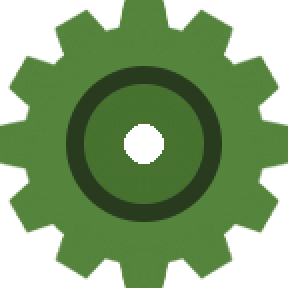
#> input picture ColorChange/images/input_images/1_mainGearWheel_png$d6974aa17b05d8ceac8b0af1f932d2dd2005691756.png, 144 x 144 px (shown 2 times larger); its folder holds only this picture in this run
$ python color_change.py
#> lines starting #> are read from the running program, lines starting #| are printed output that depends on the picture
import os
from PIL import Image

input_folder = "input_images"
output_folder = "output_images"

os.makedirs(output_folder, exist_ok=True)

# Warm red tone parameters
max_red = 255
max_green = 120
max_blue = 60

for filename in os.listdir(input_folder):
    if not filename.lower().endswith((".png", ".jpg", ".jpeg", ".bmp", ".tiff")):
        continue

    input_path = os.path.join(input_folder, filename)
    output_path = os.path.join(output_folder, filename)

    img = Image.open(input_path)
#> img is the input picture: PIL image 144x144 RGBA; mean R, G, B, A 81.3, 125, 58.7, 175.9

    # Split alpha if present
    if img.mode in ("RGBA", "LA"):
        alpha = img.getchannel("A")
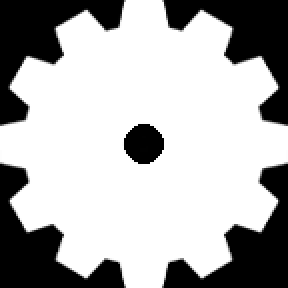
#> alpha: PIL image 144x144 L (shown 2 times larger); min 0, max 255, mean 175.9
        gray = img.convert("L")
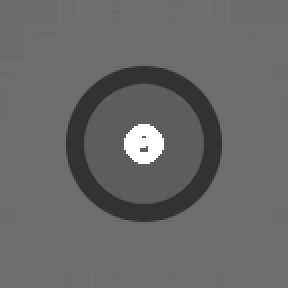
#> gray: PIL image 144x144 L (shown 2 times larger); min 50, max 255, mean 104.2
    else:
        alpha = None
        gray = img.convert("L")

    width, height = gray.size
#> width = 144; height = 144
    gray_pixels = gray.load()

    warm_img = Image.new("RGB", gray.size)
#> warm_img: PIL image 144x144 RGB; every value is 0
    warm_pixels = warm_img.load()

    for y in range(height):
        for x in range(width):
            v = gray_pixels[x, y]
            r = int(v * max_red / 255)
            g = int(v * max_green / 255)
            b = int(v * max_blue / 255)
            warm_pixels[x, y] = (r, g, b)

    # Reattach alpha if it existed
    if alpha is not None:
        warm_img = warm_img.convert("RGBA")
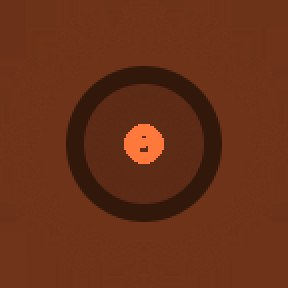
#> warm_img: PIL image 144x144 RGBA (shown 2 times larger); mean R, G, B, A 104.2, 48.4, 23.8, 255
        warm_img.putalpha(alpha)
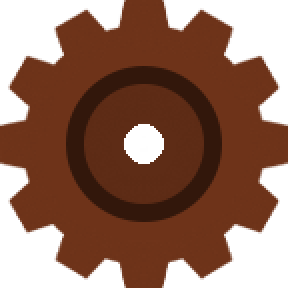
#> warm_img: PIL image 144x144 RGBA (shown 2 times larger); mean R, G, B, A 104.2, 48.4, 23.8, 175.9; transparent parts drawn white

    warm_img.save(output_path)

print("Done")

$ run again, on ColorChange/images/input_images/1_protanki.launcher.controls.toppanel.TopPanel_topLine.png
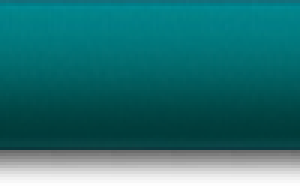
#> input picture ColorChange/images/input_images/1_protanki.launcher.controls.toppanel.TopPanel_topLine.png, 100 x 62 px (shown 3 times larger)
#> img is the input picture: PIL image 100x62 RGBA; mean R, G, B, A 1.6, 78.1, 80, 218.1
#> `gray = img.convert("L")`:
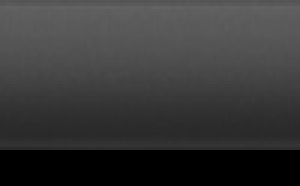
#> gray: PIL image 100x62 L (shown 3 times larger); min 0, max 99, mean 55.4
#> `warm_img.putalpha(alpha)`:
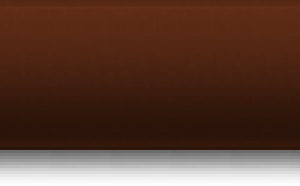
#> warm_img: PIL image 100x62 RGBA (shown 3 times larger); mean R, G, B, A 55.4, 25.7, 12.7, 218.1; transparent parts drawn white
